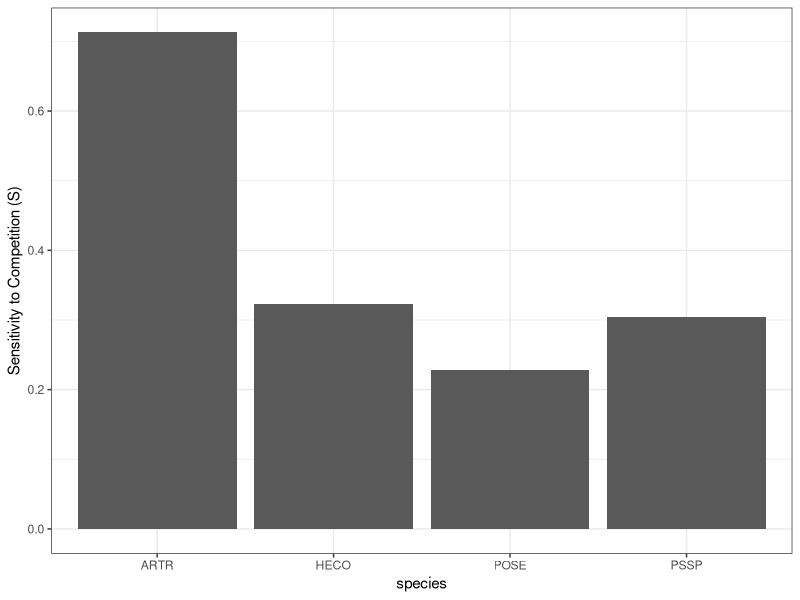
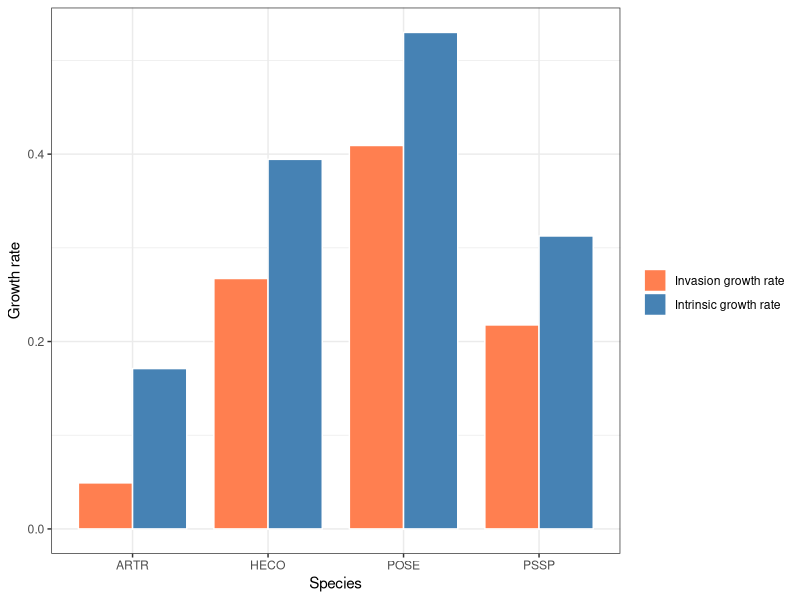

Reproduce these figures in R, in order.
#Estimate sensitivity to competition for each species

#Sensitivity to competition: S = 1 - (r[invasion]-r[alone])

####
#### Community wide ----------------------------------------
####

invadeD <- read.csv("invasionGrowthRates_YrFluct.csv")
intrinsicD <- read.csv("intrinsicGrowthRates_YrFluct.csv")

S <- 1 - (invadeD$maxR/intrinsicD$maxR)
S <- as.data.frame(S)
S$species <- invadeD$species

library(ggplot2)
library(reshape2)
ggplot(S, aes(x=species, y=S))+
  geom_bar(stat="identity")+
  ylab("Sensitivity to Competition (S)")+
  theme_bw()


allD <- merge(invadeD, intrinsicD, by = "species")
colnames(allD) <- c("Species", "Invasion", "Intrinsic")
mD <- melt(allD)
ggplot(mD, aes(x=Species, y=value, fill=variable))+
  geom_bar(stat="identity", position="dodge", width=0.8, color="white")+
  scale_fill_manual(labels=c("Invasion growth rate", "Intrinsic growth rate"),
                    values=c("coral", "steelblue"), name="")+
  ylab("Growth rate")+
  theme_bw()


####
#### Pair wise ----------------------------------------
####

invadePairs <- read.csv("invasionGrowthRates_YrFluct_PairWise.csv")
pairS <- matrix(NA, 4, 4)
for(i in 1:nrow(pairS)){
  pairS[i,] <- as.numeric(1 - (invadePairs[i,] / intrinsicD[i,1]))
}
pairS[which(pairS==1)] <- 0
pD <- as.data.frame(pairS)
# pD$species <- colnames(invadePairs)
colnames(pD) <- colnames(invadePairs)
rownames(pD) <- colnames(invadePairs)
library(xtable)
print(xtable(pD), type="html", file="pairwiseCompetitionEffects.html", digits=3)

